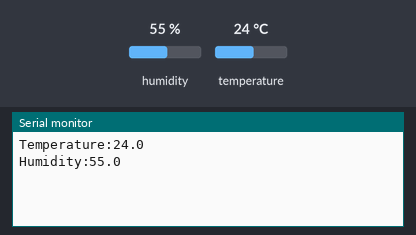
This sketch was run on a simulated Arduino Uno, built with avr-gcc and run on an emulated ATmega328P. On the bench: the last lines printed to the serial monitor. The inputs (shaded band) are chosen by the test bench; at power-on: humidity 55 %, temperature 24 °C.

Above: at 1.8 s.
1.9 s: humidity set to 22 %
3.7 s: temperature set to 12 °C
At 4.2 s:
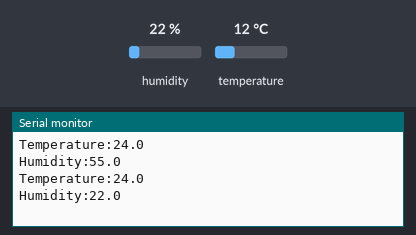
5.5 s: humidity set to 40 %
At 6.6 s:
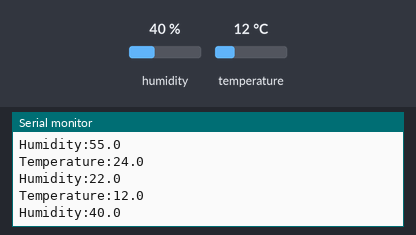
Timing chart, 0 to 8.5 s (numbered marks = the images above; inputs shaded):
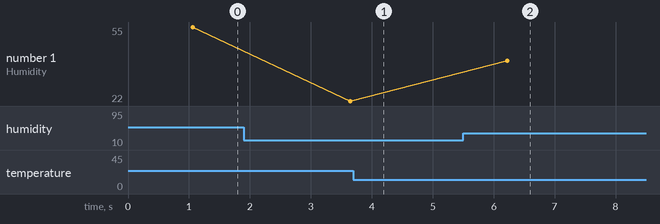

Measured:
- after the input at 5.5 s, the serial monitor: prints a new line after 0.72 s (image 2)
- plotted number 1: 55 → 22 after the input at 1.9 s, 22 → 40 after the input at 5.5 s

The sketch:

sht31-basic.ino
```cpp
// 使用 SHT31 by Rob Tillaart(rob.tillarrt@gmail.com)的library

#include "Wire.h"
#include "SHT31.h"

#define SHT31_ADDRESS   0x44
SHT31 sht;

void setup()
{
  Serial.begin(115200);
  Wire.begin();
  sht.begin(SHT31_ADDRESS);
  Wire.setClock(100000);

}


void loop()
{
  sht.read();         // default = true/fast       slow = false
  delay(1000);
  Serial.print("Temperature:");
  Serial.println(sht.getTemperature(), 1);

  Serial.print("Humidity:");
  Serial.println(sht.getHumidity(), 1);
  Serial.println("");
  delay(1500);
}
```
